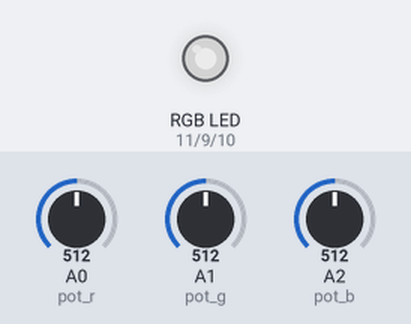
Bench run of a sketch on a simulated Arduino Uno, built with avr-gcc and run on an emulated ATmega328P. Shown: an RGB LED mixed from three pins (HIGH = lit). The test bench sets the inputs (shaded band); at power-on: A0 (pot_r) = 512, A1 (pot_g) = 512, A2 (pot_b) = 512. Dim RGB values are drawn brighter than linear.

Above: at 1.2 s.
1.3 s: A0 (pot_r) set to 716
At 2.1 s:
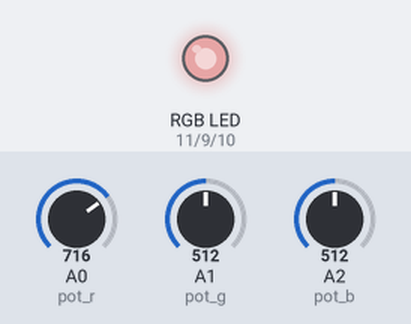
2.8 s: A1 (pot_g) set to 716
At 3.2 s:
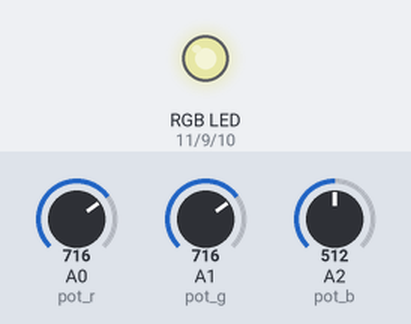
4.3 s: A2 (pot_b) set to 716
At 5.5 s:
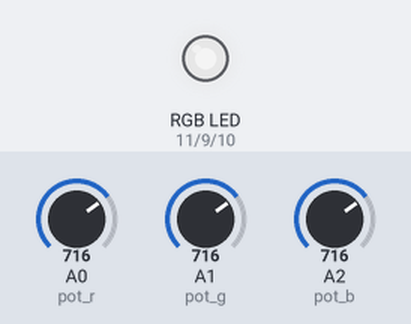
5.8 s: A0 (pot_r) set to 900
At 6.7 s:
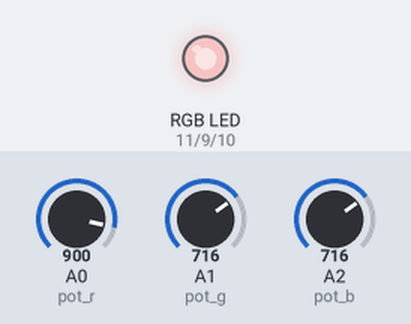
7.3 s: A1 (pot_g) set to 900
At 7.8 s:
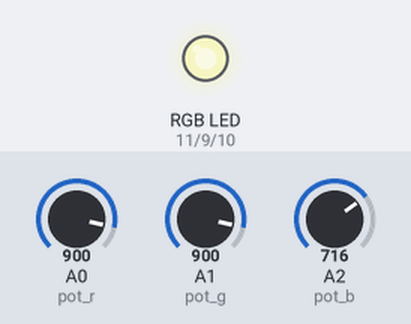
8.8 s: A2 (pot_b) set to 900
At 10.2 s:
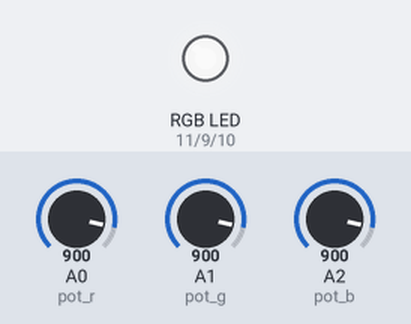
Timing chart, 0 to 11.3 s (numbered marks = the images above; inputs shaded):
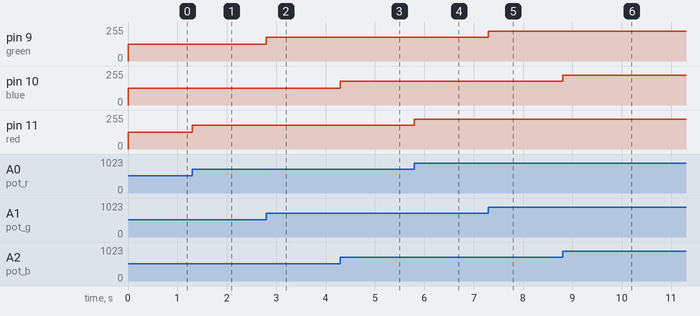

The sketch:

RGB_led_function.ino
```cpp
//RGB led (red+green+blue)
//the circuit is made of 3 pots, 3 330V resistors and an RGB led
//the colour of the RGB will be settled by potantiometers
#define green 9
#define red 11
#define blue 10

#define pot_r A0
#define pot_g A1
#define pot_b A2
//values are defined as global variables. A global variable is one that can be seen by every function in a program.
int red_value;
int green_value;
int blue_value;
//read_value is the name of the function

void read_value(){
  red_value= analogRead(pot_r);
  green_value= analogRead(pot_g);
  blue_value= analogRead(pot_b);
//the values read from pots are btw 0-1023, with map func values will be settled btw 0-255
  red_value=map(red_value,0,1023,0,255);
  green_value=map(green_value,0,1023,0,255);
  blue_value=map(blue_value,0,1023,0,255);
}
//the output should be defined by the pot value which is btw 0-255
void write_value(){
analogWrite(red,red_value);
analogWrite(blue,blue_value);
analogWrite(green,green_value);
}

void setup() {
pinMode(red,OUTPUT);
pinMode(blue,OUTPUT);
pinMode(green,OUTPUT);
}

void loop() {
read_value();
write_value();
}
```

Measured:
- after the input at 1.3 s, pin 11 (red): 127/255 → 178/255 at once
- after the input at 2.8 s, pin 9 (green): 127/255 → 178/255 at once
- after the input at 4.3 s, pin 10 (blue): 127/255 → 178/255 at once
- after the input at 5.8 s, pin 11 (red): 178/255 → 224/255 at once
- after the input at 7.3 s, pin 9 (green): 178/255 → 224/255 at once
- after the input at 8.8 s, pin 10 (blue): 178/255 → 224/255 at once
